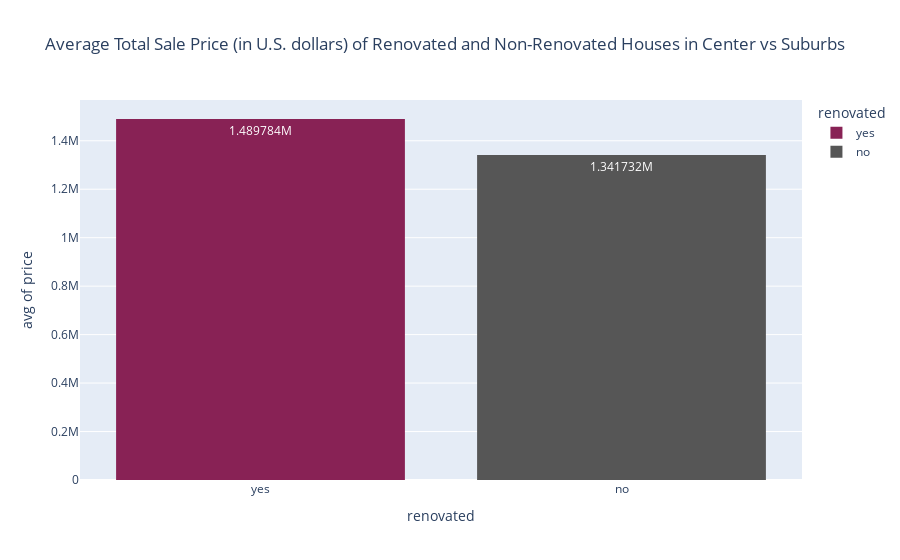

Here is the notebook cell this chart was saved with:
### Code cell
avg_price_renovated = px.histogram(df_sorted_sell, x= "renovated", y= "price",color="renovated",  color_discrete_sequence = (["rgb(136,34,85)"],['#565656']), histfunc="avg", text_auto=True, title="Average Total Sale Price (in U.S. dollars) of Renovated and Non-Renovated Houses in Center vs Suburbs")
avg_price_renovated.show()

### Figure 1 — Plotly figure (JSON) as saved in the notebook; plotly's stock layout.template omitted (floating-point values rounded to 4 significant figures; data arrays with more than 128 entries replaced by an {"elided": "..."} marker saying what was removed)
{"data": [{"alignmentgroup": "True", "bingroup": "x", "histfunc": "avg", "hovertemplate": "renovated=%{x}<br>avg of price=%{y}<extra></extra>", "legendgroup": "yes", "marker": {"color": ["rgb(136,34,85)"], "pattern": {"shape": ""}}, "name": "yes", "offsetgroup": "yes", "orientation": "v", "showlegend": true, "texttemplate": "%{value}", "type": "histogram", "x": {"elided": "158 str values"}, "xaxis": "x", "y": {"elided": "158 int values"}, "yaxis": "y"}, {"alignmentgroup": "True", "bingroup": "x", "histfunc": "avg", "hovertemplate": "renovated=%{x}<br>avg of price=%{y}<extra></extra>", "legendgroup": "no", "marker": {"color": ["#565656"], "pattern": {"shape": ""}}, "name": "no", "offsetgroup": "no", "orientation": "v", "showlegend": true, "texttemplate": "%{value}", "type": "histogram", "x": {"elided": "1389 str values"}, "xaxis": "x", "y": {"elided": "1389 int values"}, "yaxis": "y"}], "layout": {"barmode": "relative", "legend": {"title": {"text": "renovated"}, "tracegroupgap": 0}, "title": {"text": "Average Total Sale Price (in U.S. dollars) of Renovated and Non-Renovated Houses in Center vs Suburbs"}, "xaxis": {"anchor": "y", "categoryarray": ["yes", "no"], "categoryorder": "array", "domain": [0, 1], "title": {"text": "renovated"}}, "yaxis": {"anchor": "x", "domain": [0, 1], "title": {"text": "avg of price"}}}}
